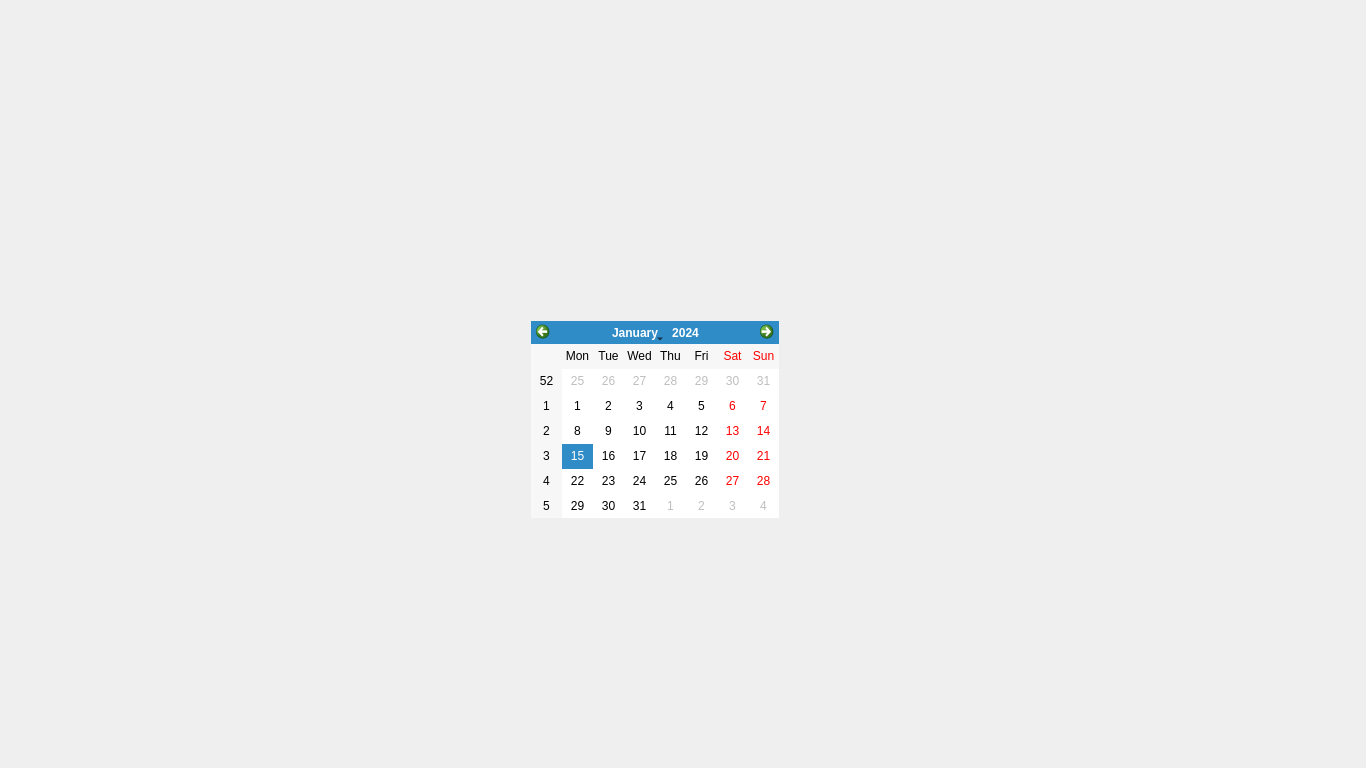
<?xml version="1.0" encoding="UTF-8"?>
<ui version="4.0">
 <class>AmbientSpheres</class>
 <widget class="QWidget" name="AmbientSpheres">
  <property name="geometry">
   <rect>
    <x>0</x>
    <y>0</y>
    <width>1366</width>
    <height>768</height>
   </rect>
  </property>
  <property name="windowTitle">
   <string>Form</string>
  </property>
  <layout class="QGridLayout" name="gridLayout">
   <item row="0" column="0">
    <widget class="QVTKOpenGLWidget" name="widget" native="true">
     <widget class="QCalendarWidget" name="calendarWidget">
      <property name="geometry">
       <rect>
        <x>520</x>
        <y>310</y>
        <width>248</width>
        <height>197</height>
       </rect>
      </property>
     </widget>
    </widget>
   </item>
  </layout>
 </widget>
 <customwidgets>
  <customwidget>
   <class>QVTKOpenGLWidget</class>
   <extends>QWidget</extends>
   <header location="global">qvtkopenglwidget.h</header>
   <container>1</container>
  </customwidget>
 </customwidgets>
 <resources/>
 <connections/>
</ui>
